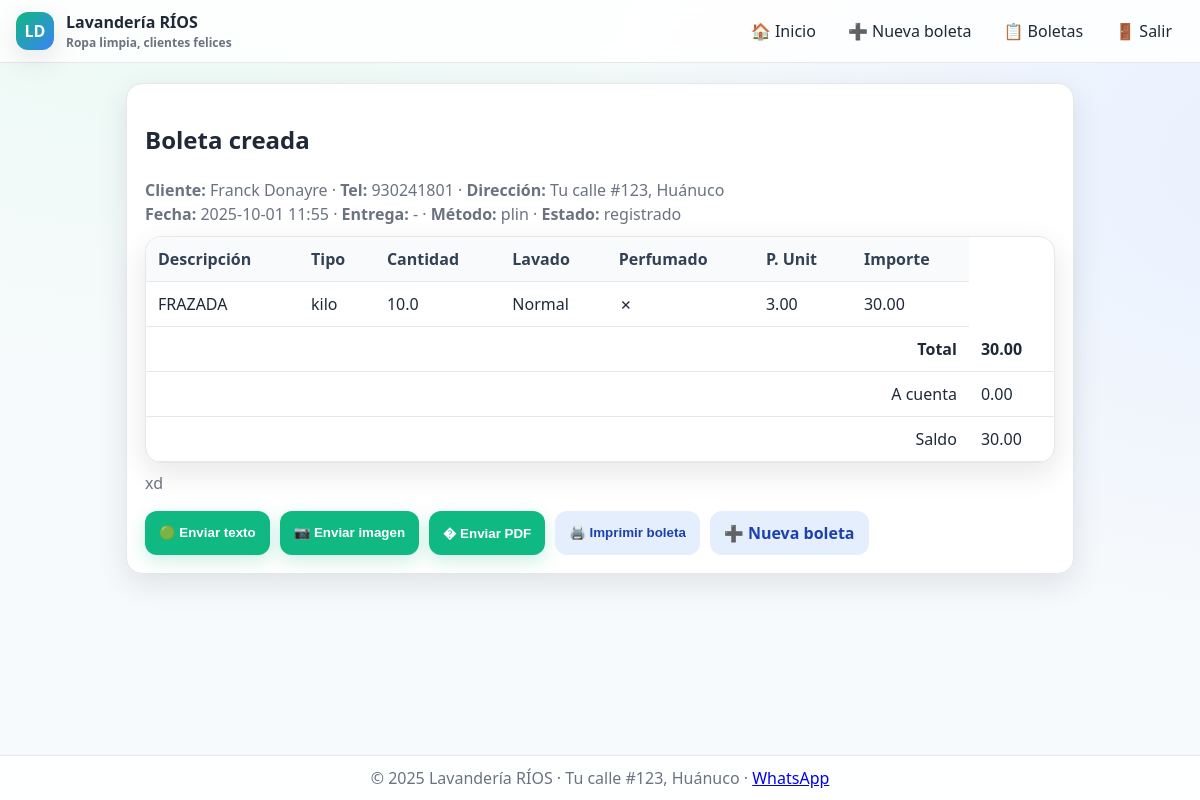
Screenshot of /boleta/2 with the database file from the repository.
### tables this page shows
CREATE TABLE boleta (
                id INTEGER PRIMARY KEY AUTOINCREMENT,
                numero TEXT,                  -- opcional: correlativo impreso (N° 007601)
                cliente TEXT NOT NULL,
                direccion TEXT,
                telefono TEXT,
                fecha TEXT NOT NULL,          -- fecha de emisión
                entrega_fecha TEXT,           -- fecha prometida
                entrega_hora TEXT,            -- hora prometida (ej. '17:00')
                metodo_pago TEXT DEFAULT 'efectivo',
                estado TEXT DEFAULT 'registrado',
                a_cuenta REAL DEFAULT 0,      -- pago parcial
                saldo REAL DEFAULT 0,
                total REAL DEFAULT 0,         -- total de la boleta (suma items)
                notas TEXT                    -- observaciones (ej. 'Martes 5 pm')
            );

CREATE TABLE boleta_items (
                id INTEGER PRIMARY KEY AUTOINCREMENT,
                boleta_id INTEGER NOT NULL REFERENCES boleta(id) ON DELETE CASCADE,
                descripcion TEXT,             -- 'Frazadas', 'Edredón', 'Kilos', etc.
                tipo TEXT,                    -- kilos | edredon | terno | otro
                prendas INTEGER DEFAULT 0,    -- nº de prendas (para terno/edredón)
                kilos REAL DEFAULT 0,         -- para servicio por kilos
                lavado TEXT,                  -- 'Normal', 'Seco', 'A mano'...
                secado TEXT,                  -- 'Secadora', 'Tendedero'...
                p_unit REAL DEFAULT 0,        -- precio unitario (por kilo o por prenda)
                importe REAL DEFAULT 0,       -- subtotal del item
                perfumado INTEGER DEFAULT 0   -- si está perfumado (1) o no (0)
            );

### app.py (the view)
@app.route("/boleta/<int:boleta_id>")
def boleta_detalle(boleta_id):
    cab, items = database.obtener_boleta_detalle(boleta_id)
    wa_link = request.args.get("wa")  # opcional, pasa por query string
    return render_template("boleta_detalle.html", cab=cab, items=items, wa_link=wa_link,
                          title=f"Boleta #{boleta_id} - {cab[2] if cab else ''}")

### app.py (called while the page is built)
@app.context_processor
def inject_globals():
    promocion_hoy = cfg.get_promocion_dia()
    promo_texto = promocion_hoy["descripcion"] if promocion_hoy else PROMO_BANNER
    return dict(
        WHATSAPP_NUMBER=WHATSAPP_NUMBER,
        LAVA_DIRECCION=LAVA_DIRECCION,
        PROMO_BANNER=promo_texto,
        now=datetime.now(),
        title="Lavandería RÍOS",
        meta_description=cfg.WEB_CONFIG["meta_description"],
        meta_keywords=cfg.WEB_CONFIG["keywords"]
    )

### config_precios.py (called while the page is built)
def get_promocion_dia(dia_semana=None):
    import datetime
    if dia_semana is None:
        dias = ["lunes", "martes", "miércoles", "jueves", "viernes", "sábado", "domingo"]
        dia_semana = dias[datetime.datetime.now().weekday()]
    return PROMOCIONES.get(dia_semana)

### database.py (called while the page is built)
def _conn():
    return sqlite3.connect(DB_PATH)

def obtener_boleta_detalle(boleta_id: int):
    with _conn() as conn:
        cur = conn.cursor()
        cur.execute(
            "SELECT id, numero, cliente, direccion, telefono, fecha, entrega_fecha, entrega_hora, "
            "metodo_pago, estado, a_cuenta, saldo, total, notas "
            "FROM boleta WHERE id = ?",
            (boleta_id,)
        )
        cab = cur.fetchone()
        cur.execute(
            """
            SELECT id, descripcion, tipo,
                   CASE WHEN tipo = 'kilo' THEN kilos ELSE prendas END as cantidad,
                   lavado, p_unit, importe, perfumado
            FROM boleta_items WHERE boleta_id = ? ORDER BY id ASC
            """,
            (boleta_id,)
        )
        items = cur.fetchall()
        return cab, items

### templates/boleta_detalle.html (shortened to what this page needs)
{% extends "base.html" %}
{% block content %}
<section class="card" id="boleta" role="region" aria-label="Detalle de boleta">
  <h2>Boleta creada</h2>
  <div class="resume" style="margin-bottom:10px;">
    <strong>Cliente:</strong> {{ cab[2] }} ·
    <strong>Tel:</strong> {{ cab[4] or '-' }} ·
    <strong>Dirección:</strong> {{ cab[3] or LAVA_DIRECCION }}<br>
    <strong>Fecha:</strong> {{ cab[5][:16] }} ·
    <strong>Entrega:</strong> {{ (cab[6] or '-') ~ ' ' ~ (cab[7] or '') }} ·
    <strong>Método:</strong> {{ cab[8] }} ·
    <strong>Estado:</strong> {{ cab[9] }}
  </div>
  <div class="table-wrap">
    <table>
      <thead>
        <tr>
          <th>Descripción</th><th>Tipo</th><th>Cantidad</th>
          <th>Lavado</th><th>Perfumado</th><th>P. Unit</th><th>Importe</th>
        </tr>
      </thead>
      <tbody>
        {% for it in items %}
        <tr>
          <td>{{ it[1] }}</td>
          <td>{{ it[2] }}</td>
          <td>{{ it[3] }}</td>
          <td>{{ it[4] }}</td>
          <td>{{ '✓' if it[7] else '✗' }}</td>
          <td>{{ '%.2f'|format(it[5]) }}</td>
          <td>{{ '%.2f'|format(it[6]) }}</td>
        </tr>
        {% endfor %}
        <tr>
          <td colspan="7" style="text-align:right;"><strong>Total</strong></td>
          <td><strong>{{ '%.2f'|format(cab[12]) }}</strong></td>
        </tr>
        <tr>
          <td colspan="7" style="text-align:right;">A cuenta</td>
          <td>{{ '%.2f'|format(cab[10]) }}</td>
        </tr>
        <tr>
          <td colspan="7" style="text-align:right;">Saldo</td>
          <td>{{ '%.2f'|format(cab[11]) }}</td>
        </tr>
      </tbody>
    </table>
  </div>
  <p class="muted" style="margin-top:8px;">{{ cab[13] }}</p>
  <div class="form-actions">
    <button class="btn" id="waTextBtn">🟢 Enviar texto</button>
    <button class="btn" id="waImageBtn">📷 Enviar imagen</button>
    <button class="btn" id="waPdfBtn">� Enviar PDF</button>
    <button class="btn secondary" id="printButton">🖨️ Imprimir boleta</button>
    <a class="btn secondary" href="{{ url_for('boleta_nueva') }}">➕ Nueva boleta</a>
  </div>
</section>
{% endblock %}

### templates/base.html (shortened to what this page needs)
<!DOCTYPE html>
<html lang="es">
<head>
  <link rel="stylesheet" href="{{ url_for('static', filename='style.css') }}">
</head>
<body role="document">
  <header class="site-header" role="banner">
    <div class="navbar">
      <div class="brand">
        <div class="logo">LD</div>
        <div>
          <div>Lavandería RÍOS</div>
          <div class="muted" style="font-size:12px;">Ropa limpia, clientes felices</div>
        </div>
      </div>
  <nav class="nav" id="main-navigation" role="navigation" aria-label="Navegación principal">
        <a href="{{ url_for('home') }}" class="{% if request.endpoint=='home' %}active{% endif %}">🏠 Inicio</a>
        <a href="{{ url_for('boleta_nueva') }}" class="{% if request.endpoint=='boleta_nueva' %}active{% endif %}">➕ Nueva boleta</a>
        <a href="{{ url_for('boletas') }}" class="{% if request.endpoint=='boletas' %}active{% endif %}">📋 Boletas</a>
        <a href="{{ url_for('logout') }}">🚪 Salir</a>
      </nav>
    </div>
  </header>
  <main class="container" role="main">
    {% block content %}{% endblock %}
  </main>
  <div class="footer" role="contentinfo">
  © {{ now.year if now is defined else 2025 }} Lavandería RÍOS · {{ LAVA_DIRECCION }} ·
    <a href="https://wa.me/{{ WHATSAPP_NUMBER }}" target="_blank" rel="noopener">WhatsApp</a>
  </div>
</body>
</html>

### static/style.css (style rules this page uses)
:root { --bg:#f7fafc; --card:#ffffff; --text:#1f2937; --muted:#6b7280; --primary:#10b981; --primary-2:#059669; --accent:#3b82f6; --border:#e5e7eb; --shadow:0 10px 30px rgba(17,24,39,.10); }
* { box-sizing:border-box }
html,body { height:100% }
body { margin:0; font-family:system-ui,-apple-system,Segoe UI,Roboto,Ubuntu,Cantarell,Noto Sans,"Helvetica Neue",Arial; background: radial-gradient(1200px 800px at 15% -10%, #eafaf4 0%, transparent 60%), radial-gradient(1200px 800px at 110% 20%, #e8f0ff 0%, transparent 60%), var(--bg); color:var(--text); line-height: 1.5; }
.container { max-width:980px;margin:20px auto 96px;padding:0 16px;width:100% }
.site-header { position:sticky;top:0;z-index:10;background:rgba(255,255,255,.85);backdrop-filter:blur(8px);border-bottom:1px solid var(--border) }
.navbar { display:flex;align-items:center;justify-content:space-between;gap:12px;padding:10px 16px;flex-wrap:wrap }
.brand { display:flex;align-items:center;gap:12px;font-weight:700;color:var(--text) }
.logo { width:38px;height:38px;border-radius:12px;background:linear-gradient(135deg,var(--primary),var(--accent));display:flex;align-items:center;justify-content:center;color:#fff;font-weight:800;box-shadow:var(--shadow) }
.muted { color:var(--muted) }
.nav { display:flex;flex-wrap:wrap;gap:8px }
.nav a { color:var(--text);text-decoration:none;padding:8px 12px;border-radius:10px;transition:background .15s,color .15s }
.card { background:var(--card);border:1px solid var(--border);border-radius:16px;padding:18px;box-shadow:var(--shadow);margin-bottom:20px }
.btn { display:inline-block;border:0;cursor:pointer;text-decoration:none;background:var(--primary);color:#fff;padding:10px 14px;border-radius:12px;font-weight:700;transition:transform .05s,background .15s,box-shadow .2s;box-shadow:0 6px 18px rgba(16,185,129,.22) }
.btn.secondary { background:#e5eefc;color:#1e40af;box-shadow:none;font-weight:700 }
.footer { position:fixed;bottom:0;left:0;right:0;text-align:center;color:var(--muted);padding:10px;border-top:1px solid var(--border);background:rgba(255,255,255,.85);backdrop-filter:blur(8px) }
.form-actions { grid-column:1/-1;display:flex;gap:10px;justify-content:flex-start;margin-top:6px;flex-wrap:wrap }
.table-wrap { overflow-x:auto;border:1px solid var(--border);border-radius:16px;background:#fff;box-shadow:var(--shadow);width:100% }
table { width:100%;border-collapse:collapse;min-width:600px }
th,td { border-bottom:1px solid var(--border);padding:10px 12px;text-align:left }
th { position:sticky;top:0;background:#f8fafc;color:#334155;font-weight:700 }
.resume { margin:6px 0 10px;color:var(--muted) }

### rows the page displays
boleta: cliente "Franck Donayre", telefono "930241801", direccion "Tu calle #123, Huánuco", fecha "2025-10-01 11:55", entrega_fecha+entrega_hora "-", metodo_pago "plin", estado "registrado", total "30.00", a_cuenta "0.00", saldo "30.00", notas "xd"
boleta_items: descripcion "FRAZADA", tipo "kilo", kilos "10.0", lavado "Normal", perfumado "✗", p_unit "3.00", importe "30.00"
